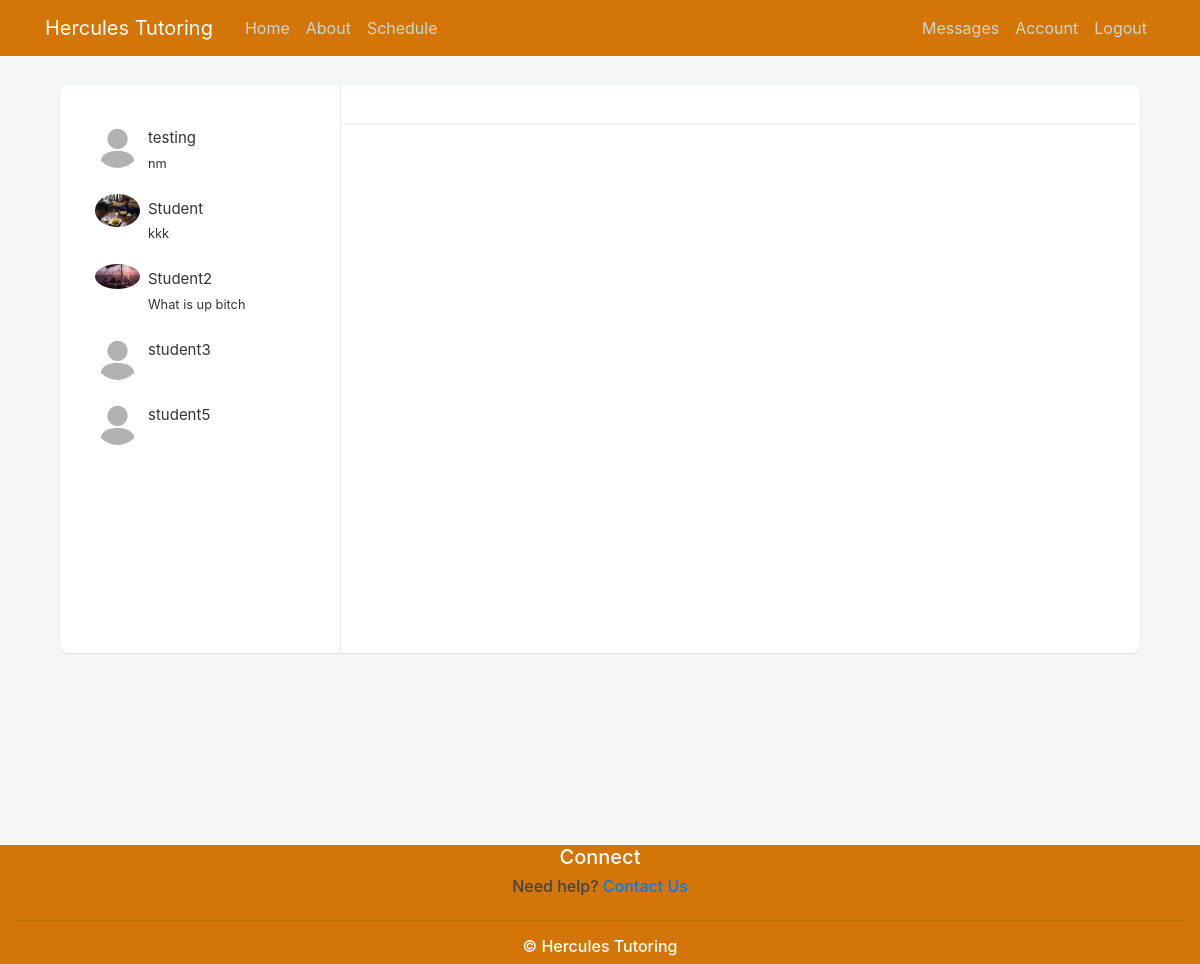
Page /message (signed in) on the committed database.
### GRETutoring/models.py (models this page shows, shortened)
class User(db.Model, UserMixin):
    id = db.Column(db.Integer, primary_key=True)
    username = db.Column(db.String(20), unique=True, nullable=False)
    email=db.Column(db.String(120), unique=True, nullable=False)
    role = db.Column(db.String(20), nullable=False, default = "Student") # Student, Tutor, Pending, and Admin
    image_file = db.Column(db.String(20), nullable=False, default='default.jpg') #nullable=False, since they have to have at least the default
    password = db.Column(db.String(60), nullable=False)
    about = db.Column(db.Text(), nullable=True, default = "Bio")
    credits = db.Column(db.Integer, default=0)
    skype_id = db.Column(db.String(120), nullable=True, default="")
    hangouts_id = db.Column(db.String(120), nullable=True, default="")
    paypal_info = db.Column(db.String(120), nullable=True, default="")
    time_zone = db.Column(db.String(120), nullable=True, default="UTC")
    student_classes = db.relationship('Event', backref='student', lazy=True, foreign_keys='Event.student_id')
    tutor_classes = db.relationship('Event', backref='tutor', lazy=True, foreign_keys='Event.tutor_id')
    tutor_free_slots = db.relationship('FreeSlot', backref='tutor', lazy=True)
    sent_messages = db.relationship('Message', backref='sender', lazy=True, foreign_keys='Message.sender_id')
    received_messages = db.relationship('Message', backref='recipient', lazy=True, foreign_keys='Message.recipient_id')
    reviews_about = db.relationship('Review', backref='tutor', lazy=True, foreign_keys='Review.tutor_id')
    reviews_written = db.relationship('Review', backref='student', lazy=True, foreign_keys='Review.student_id')

class Message(db.Model):
    id = db.Column(db.Integer, primary_key=True)
    message_text = db.Column(db.Text(), nullable=False)
    date_time = db.Column(db.DateTime, nullable=False)
    sender_id = db.Column(db.Integer, db.ForeignKey('user.id'), nullable=False)
    recipient_id = db.Column(db.Integer, db.ForeignKey('user.id'), nullable=False)

### GRETutoring/messaging/routes.py (the view)
@messaging.route('/message')
@login_required
def message():
    associated_classes = current_user.student_classes if current_user.role=="Student" else current_user.tutor_classes
    if current_user.role=="Student":
        associated_users = set([event.tutor_id for event in associated_classes])
    else:
        associated_users = set([event.student_id for event in associated_classes])
    associated_usernames = []
    associated_image_files = []
    user_dict = {}
    users_list = []
    for id in associated_users:
        associated_user = User.query.filter(User.id==id).first()
        user_dict["username"] = associated_user.username
        user_dict["image_file"] = url_for('static', filename="profile_pics/" + associated_user.image_file)
        user_dict["time_zone"] = associated_user.time_zone
        received_messages = Message.query.filter_by(sender_id=associated_user.id, recipient_id=current_user.id).all()
        received_messages += Message.query.filter_by(sender_id=current_user.id, recipient_id=associated_user.id).all()
        received_messages.sort(key=lambda x:x.date_time)
        user_dict["last_received_message"] = "" if not received_messages else received_messages[-1].message_text
        if len(user_dict["last_received_message"]) >= 20:
            user_dict["last_received_message"] = user_dict["last_received_message"][:20] + "..."
        users_list.append(user_dict)
        user_dict = {}
    return render_template("message.html", users = users_list, users_json=json.dumps(users_list))

### GRETutoring/models.py (called while the page is built)
@login_manager.user_loader
def load_user(id):
    return User.query.get(int(id))

### GRETutoring/templates/message.html (shortened to what this page needs)
{% extends 'layout.html' %}
{% block content %}
<body>
<link rel="stylesheet" type="text/css" href="{{ url_for('static', filename='message.css') }}">
<link href="https://maxcdn.bootstrapcdn.com/font-awesome/4.7.0/css/font-awesome.min.css" rel="stylesheet" />
<div class="container">
<div class="row clearfix">
    <div class="col-lg-12">
        <div class="card chat-app">
            <div id="plist" class="people-list">
                <ul class="list-unstyled chat-list mt-2 mb-0">
                    {% for user in users %}
                        <li class="clearfix chat-recipients" id="{{ user.username }}" >
                            <img src="{{ user.image_file }}" alt="avatar">
                            <div class="about">
                                <div class="name mt-1">{{ user.username }}</div>
                                <small id="{{ user.username }}_last_received_message">{{ user.last_received_message }}</small>
                            </div>
                        </li>
                    {% endfor %}
                </ul>
            </div>
            <div class="chat">
                <div class="chat-header clearfix">
                    <div class="row">
                        <div class="col-lg-6">
                            <div class="chat-about">
                            </div>
                        </div>
                    </div>
                </div>
                <div class="chat-history" id="chat_history">
                    <ul class="m-b-0" id="messages">
                    </ul>
                </div>
            </div>
        </div>
    </div>
</div>
</div>
</body>
{% endblock content %}

### GRETutoring/static/main.css (style rules this page uses)
body { background: #fafafa; color: #333333; margin-top: 5rem; }

### GRETutoring/static/message.css (style rules this page uses)
body { background-color: #f4f7f6; margin-top:20px; }
.card { background: #fff; transition: .5s; border: 0; margin-bottom: 30px; border-radius: .55rem; position: relative; width: 100%; box-shadow: 0 1px 2px 0 rgb(0 0 0 / 10%); }
.chat-app .people-list { width: 280px; position: absolute; left: 0; top: 0; padding: 20px; z-index: 7 }
.chat-app .chat { margin-left: 280px; border-left: 1px solid #eaeaea }
.people-list { -moz-transition: .5s; -o-transition: .5s; -webkit-transition: .5s; transition: .5s }
.people-list .chat-list li { padding: 10px 15px; list-style: none; border-radius: 3px }
.people-list .chat-list li .name { font-size: 15px }
.people-list .chat-list img { width: 45px; border-radius: 50% }
.people-list img { float: left; border-radius: 50% }
.people-list .about { float: left; padding-left: 8px }
.chat .chat-header { padding: 15px 20px; border-bottom: 2px solid #f4f7f6 }
.chat .chat-header .chat-about { float: left; padding-left: 10px }
.chat .chat-history { height: 30rem; overflow: auto; padding: 20px; border-bottom: 2px solid #fff }
.chat .chat-history ul { padding: 0 }
body { padding-top: 65px; }
.clearfix:after { visibility: hidden; display: block; font-size: 0; content: " "; clear: both; height: 0 }
@media only screen and (min-device-width: 768px) and (max-device-width: 1024px) and (orientation: landscape) and (-webkit-min-device-pixel-ratio: 1) { .chat-app .chat-list { height: 480px; overflow-x: auto } }
@media only screen and (min-device-width: 768px) and (max-device-width: 1024px) and (orientation: landscape) and (-webkit-min-device-pixel-ratio: 1) { .chat-app .chat-history { height: calc(100vh - 350px); overflow-x: auto } }

### rows in the picture
User: username "testing"
Message: last_received_message "nm"
User: username "Student"
Message: last_received_message "kkk"
User: username "Student2"
Message: last_received_message "What is up bitch"
User: username "student3"
User: username "student5"
